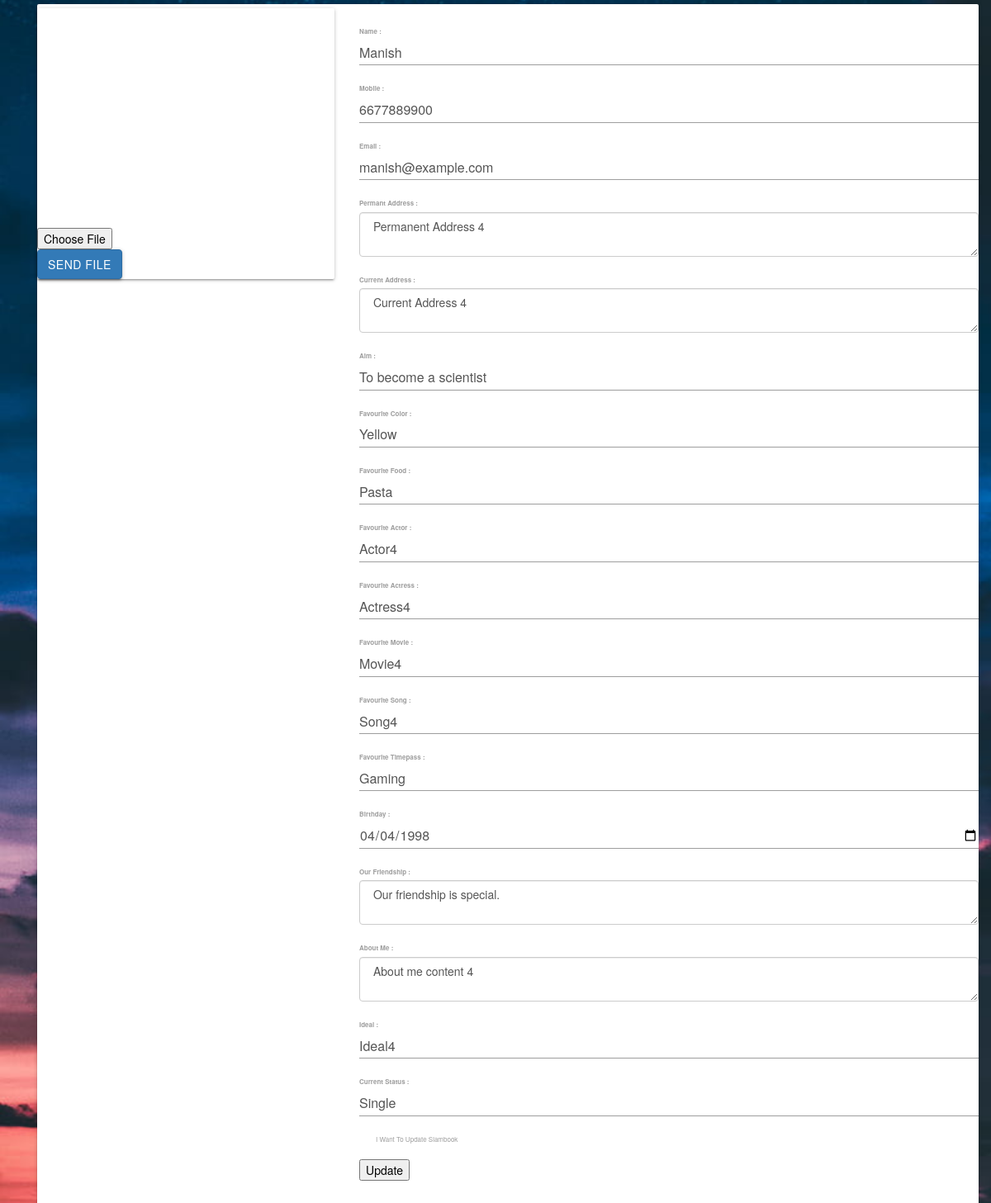
Screenshot of /admin/view.php?fname=Manish (signed in) with the database file from the repository.
### tables this page shows
CREATE TABLE `finfo` (
  `id` int NOT NULL AUTO_INCREMENT,
  `fname` varchar(255) DEFAULT NULL,
  `mobile` varchar(11) DEFAULT NULL,
  `email` varchar(50) DEFAULT NULL,
  `adrper` text,
  `adrcur` text,
  `aim` varchar(255) DEFAULT NULL,
  `fcolor` varchar(50) DEFAULT NULL,
  `ffood` varchar(50) DEFAULT NULL,
  `factor` varchar(50) DEFAULT NULL,
  `factress` varchar(50) DEFAULT NULL,
  `fmovie` varchar(50) DEFAULT NULL,
  `fsong` varchar(50) DEFAULT NULL,
  `ourf` text,
  `ftp` varchar(50) DEFAULT NULL,
  `ideal` varchar(50) DEFAULT NULL,
  `aboutme` text,
  `status` varchar(50) DEFAULT NULL,
  `dob` date DEFAULT NULL,
  `lastupdated` text,
  `added` datetime NOT NULL DEFAULT CURRENT_TIMESTAMP,
  PRIMARY KEY (`id`)
);

### friend/finfo_form.php (the view)
<link rel="stylesheet" href="finfi_form.css">
<form action="" method="POST">
					  <div class="form-group">
					    <label for="name">Name : </label>
					    <input type="text" class="form-control" name="fname" value="<?php echo $_SESSION['fname']; ?>" readonly>
					  </div>
					  <div class="form-group">
					    <label for="mobile">Mobile : </label>
					    <input type="Number" class="form-control" name="mobile" value="<?php echo $finfo_rows['mobile']; ?>" >
					  </div>
					  <div class="form-group">
					    <label for="email">Email : </label>
					    <input type="email" class="form-control" name="email" value="<?php echo $finfo_rows['email']; ?>" >
					  </div>
					  <div class="form-group">
					    <label for="Permant Address">Permant Address : </label>
					    <textarea type="text" class="form-control" name="adrper" > <?php echo $finfo_rows['adrper']; ?></textarea>
					  </div>
					  <div class="form-group">
					    <label for="Current Address">Current Address : </label>
					    <textarea type="text" class="form-control" name="adrcur"> <?php echo $finfo_rows['adrcur']; ?> </textarea>
					  </div>
					  <div class="form-group">
					    <label for="Aim">Aim : </label>
					    <input type="text" class="form-control" name="aim" value="<?php echo $finfo_rows['aim']; ?>" >
					  </div>
					  <div class="form-group">
					    <label for="fcolor">Favourite Color : </label>
					    <input type="text" class="form-control" name="fcolor" value="<?php echo $finfo_rows['fcolor']; ?>" >
					  </div>
					  <div class="form-group">
					    <label for="ffood">Favourite Food : </label>
					    <input type="text" class="form-control" name="ffood" value="<?php echo $finfo_rows['ffood']; ?>" >
					  </div>
					  <div class="form-group">
					    <label for="factor">Favourite Actor : </label>
					    <input type="text" class="form-control" name="factor" value="<?php echo $finfo_rows['factor']; ?>" >
					  </div>
					  <div class="form-group">
					    <label for="factress">Favourite Actress : </label>
					    <input type="text" class="form-control" name="factress" value="<?php echo $finfo_rows['factress']; ?>" >
					  </div>
					  <div class="form-group">
					    <label for="fmovie">Favourite Movie : </label>
					    <input type="text" class="form-control" name="fmovie" value="<?php echo $finfo_rows['fmovie']; ?>" >
					  </div>
					  <div class="form-group">
					    <label for="fsong">Favourite Song : </label>
					    <input type="text" class="form-control" name="fsong" value="<?php echo $finfo_rows['fsong']; ?>" >
					  </div>
					  <div class="form-group">
					    <label for="ftp">Favourite Timepass : </label>
					    <input type="text" class="form-control" name="ftp" value="<?php echo $finfo_rows['ftp']; ?>" >
					  </div>
					  <div class="form-group">
					    <label for="dob">Birthday : </label>
					    <input type="date" class="form-control" name="dob" value="<?php echo $finfo_rows['dob']; ?>" >
					  </div>
					  <div class="form-group">
					    <label for="ourf">Our Friendship : </label>
					    <textarea type="text" class="form-control" name="ourf"> <?php echo $finfo_rows['ourf']; ?> </textarea>
					  </div>
					  <div class="form-group">
					    <label for="aboutme">About Me : </label>
					    <textarea type="text" class="form-control" name="aboutme" > <?php echo $finfo_rows['aboutme']; ?> </textarea>
					  </div>
					  <div class="form-group">
					    <label for="ideal">Ideal : </label>
					    <input type="text" class="form-control" name="ideal" value="<?php echo $finfo_rows['ideal']; ?>" >
					  </div>
					  <div class="form-group">
					    <label for="status">Current Status : </label>
					    <input type="text" class="form-control" name="status" value="<?php echo $finfo_rows['status']; ?>" >
					  </div>
					  <div class="checkbox">
					    <label><input type="checkbox"> I Want To Update Slambook </label>
					  </div>
					  <div class="form-group">
					  <input type="submit" name="update" value="Update" style="color: black;">
					  </div>
					</form>

### friend/index.css (style rules this page uses)
body { background-image: url("../images/bk4.jpg"); background-size: cover; background-attachment: fixed; background-position: center; color: white; }

### friend/finfi_form.css (style rules this page uses)
body { background-image: url("../images/bk4.jpg"); background-size: cover; background-attachment: fixed; background-position: center; color: white; }

### admin/view.php (style rules this page uses)
body { color : white; }

### rows the page displays
finfo: mobile "6677889900", email "manish@example.com", adrper "Permanent Address 4", adrcur "Current Address 4", aim "To become a scientist", fcolor "Yellow", ffood "Pasta", factor "Actor4", factress "Actress4", fmovie "Movie4", fsong "Song4", ftp "Gaming", dob "04/04/1998", ourf "Our friendship is special.", aboutme "About me content 4", ideal "Ideal4", status "Single"
